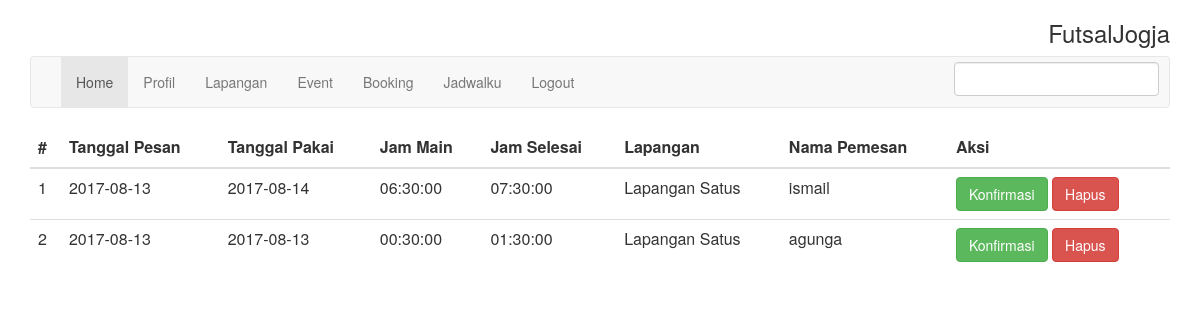
/index.php?p=book&act=booking (signed in), run on the app's committed database.
### tables this page shows
CREATE TABLE `jadwal` (
  `id_jadwal` int(11) NOT NULL,
  `id_member` int(11) DEFAULT NULL,
  `id_owner` int(11) DEFAULT NULL,
  `id_lapangan` int(11) DEFAULT NULL,
  `tgl_pesan` date DEFAULT NULL,
  `jam_pesan` time DEFAULT NULL,
  `exp_hour` date DEFAULT NULL,
  `tgl_main` date DEFAULT NULL,
  `jam_awal` time DEFAULT NULL,
  `jam_akhir` time DEFAULT NULL,
  `status` enum('0','1') DEFAULT NULL
);

CREATE TABLE `data_lapangan` (
  `id_lapangan` int(11) NOT NULL,
  `kd_lapangan` varchar(11) DEFAULT NULL,
  `id_owner` int(11) DEFAULT NULL,
  `nama_lapangan` varchar(200) DEFAULT NULL,
  `foto_lapangan` varchar(50) DEFAULT NULL,
  `ket_lapangan` text,
  `info_harga` text
);

CREATE TABLE `member` (
  `id_member` int(11) NOT NULL,
  `username_member` varchar(30) DEFAULT NULL,
  `password_member` varchar(32) DEFAULT NULL,
  `nama_member` varchar(30) DEFAULT NULL,
  `telephone_member` varchar(30) DEFAULT NULL,
  `alamat_member` text,
  `email_member` varchar(100) DEFAULT NULL,
  `status` enum('0','1') DEFAULT NULL
);

### includes/booking/read.php (the view, shortened to what this page needs)
<?php
$sessid = $_SESSION['id_user'];
$get = $_GET['act'];
if ($get == 'jadwal') {
	$type = 1;
}
elseif ($get == 'booking') {
	$type= 0;
}
else{
	header("location: index.php");
}
?>
<?php
if ($_SESSION['type'] == 'owner') {
$q = mysqli_query($conn,"SELECT * FROM `jadwal` LEFT JOIN owner_futsal ON jadwal.id_owner = owner_futsal.id_owner LEFT JOIN data_lapangan ON data_lapangan.id_owner = owner_futsal.id_owner LEFT JOIN member ON jadwal.id_member = member.id_member where jadwal.status ='".$type."' and jadwal.id_owner='$sessid' group by jadwal.id_jadwal");
?>
<table class="table table-hover">
	<thead>
		<th>#</th>
		<th>Tanggal Pesan</th>
		<th>Tanggal Pakai</th>
		<th>Jam Main</th>
		<th>Jam Selesai</th>
		<th>Lapangan</th>
		<th>Nama Pemesan</th>
		<th>Aksi</th>
	</thead>
	<tbody>
<?php $no=1; while($d =mysqli_fetch_object($q)){ ?>
		<tr>
			<td><?php echo $no++; ?></td>
			<td><?php echo $d->tgl_pesan; ?></td>
			<td><?php echo $d->tgl_main; ?></td>
			<td><?php echo $d->jam_awal; ?></td>
			<td><?php echo $d->jam_akhir; ?></td>
			<td><?php echo $d->nama_lapangan; ?></td>
						<td><?php echo $d->nama_member; ?></td>
			<td>
			<a href="system/confirm.php?id=<?php echo $d->id_jadwal; ?>">
			<button class="btn btn-success">Konfirmasi</button>
			</a>
			<a href="system/cancel.php?id=<?php echo $d->id_jadwal; ?>">
			<button class="btn btn-danger">Hapus</button>
			</a>
			</td>
		</tr>
		<?php } ?>
	</tbody>
</table>
<?php
}
 ?>

### data on the page
jadwal: tgl_pesan "2017-08-13", tgl_main "2017-08-14", jam_awal "06:30:00", jam_akhir "07:30:00", id_lapangan.nama_lapangan "Lapangan Satus", id_member.nama_member "ismail"
jadwal: tgl_pesan "2017-08-13", tgl_main "2017-08-13", jam_awal "00:30:00", jam_akhir "01:30:00", id_lapangan.nama_lapangan "Lapangan Satus", id_member.nama_member "agunga"
